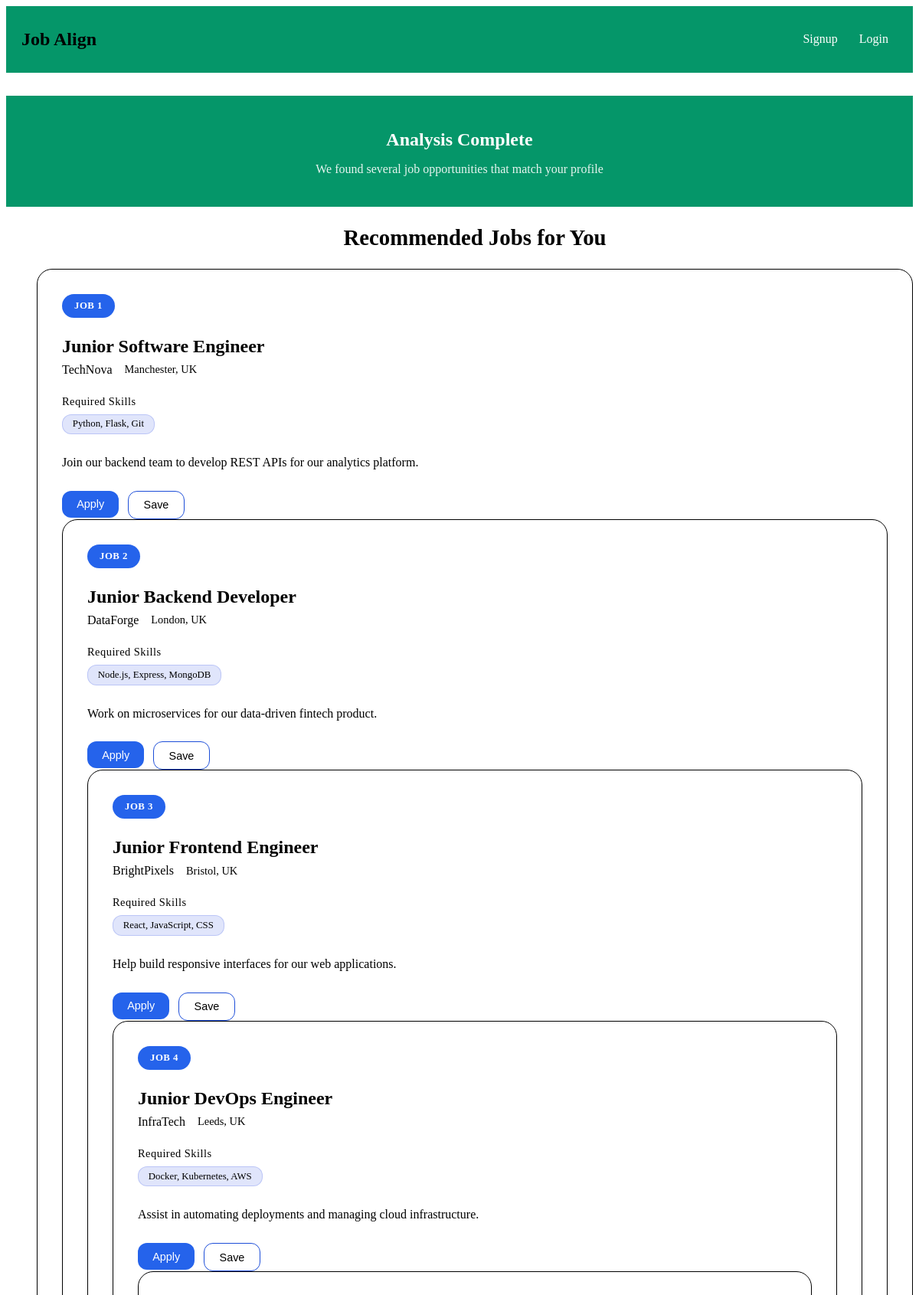
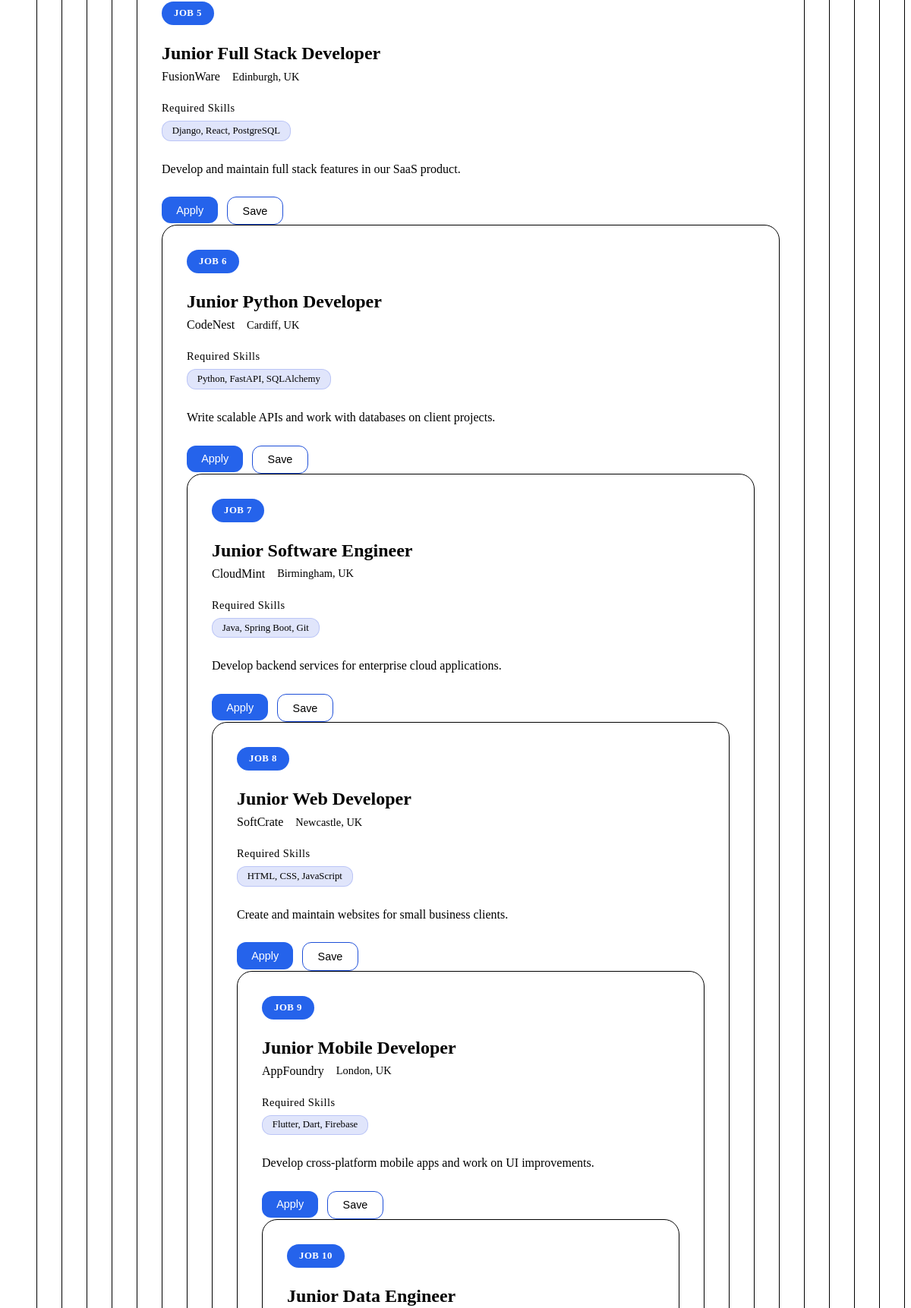
Screenshot of /search/job (upper part) with the database file from the repository (2 pictures, top to bottom).
### models.py (models this page shows)
class Job(db.Model):
    id = db.Column(db.Integer, primary_key=True)
    job_title = db.Column(db.String(150), nullable=False)
    location = db.Column(db.String(150), nullable=False)
    company = db.Column(db.String(150), nullable=False)
    description = db.Column(db.Text)
    skills = db.Column(db.String(300))
    apply = db.Column(db.String(300))

### search.py (the view)
@search.route('job', methods = ['GET','POST'])
def job_search():
    query = request.args.get('query','')
    results = []
    query = query.strip()
    if query:
        results = Job.query.filter(Job.job_title.ilike(f'%{query}%') |
                                  Job.location.ilike(f'%{query}%') |
                                  Job.company.ilike(f'%{query}%')).all()
    else:
        results = Job.query.all()
    return render_template('search.html', jobs = results)

### Templates/search.html (shortened to what this page needs)
{% extends 'base.html' %}
{% block head %}
    <link rel="stylesheet" href="{{ url_for('static', filename='style2.css') }}">
{% endblock %}
{% block body %}
<div class="main-section results-section" id="resultsSection">
    <div class="results-header">
        <h2>Analysis Complete</h2>
        <p>We found several job opportunities that match your profile</p>
    </div>
    <ul>
        <h2 class="section-title">Recommended Jobs for You</h2>
        <div class="jobs-grid">
            {% if jobs %}
                {% for job in jobs %}
                    <div class="job-card">
                        <div class="job-header">
                            <span class="job-badge">Job {{ loop.index }}</span>
                        </div>
                        <div class="job-title">{{ job.job_title }}</div>
                        <div class="company-info">
                            <div class="company-name">{{ job.company }}</div>
                            <div class="location">{{ job.location }}</div>
                        </div>
                        <div class="skills-container">
                            <div class="skills-label">Required Skills</div>
                            <div class="skills-list">
                                <span class="skill-tag">{{ job.skills }}</span>
                            </div>
                        </div>
                        <div class="job-description">{{ job.description }}</div>
                        <div class="job-actions">
                            <form action = '{{ job.apply }}' method = 'get'>
                                <button class="btn btn-primary" type = 'submit'>Apply</button>
                            </form>
                            <form action="{{ url_for('search.save_jobs') }}" method="post">
                                <button class="btn btn-secondary">Save</button>
                            </form>
                        </div>
                {% endfor %}
            {% endif %}
        </div>
    </ul>
{% endblock %}

### static/style2.css (style rules this page uses)
:root { --primary-blue: #2563eb; --primary-blue-dark: #1d4ed8; --primary-blue-light: #3b82f6; --secondary-blue: #1e40af; --accent-blue: #0ea5e9; --light-blue: #eff6ff; --navy-blue: #1e3a8a; --gray-50: #f8fafc; --gray-100: #f1f5f9; --gray-200: #e2e8f0; --gray-300: #cbd5e1; --gray-400: #94a3b8; --gray-500: #64748b; --gray-600: #475569; --gray-700: #334155; --gray-800: #1e293b; --gray-900: #0f172a; --white: #ffffff; --success-green: #059669; --warning-orange: #d97706; --shadow-sm: 0 1px 2px 0 rgb(0 0 0 / 0.05); --shadow-md: 0 4px 6px -1px rgb(0 0 0 / 0.1), 0 2px 4px -2px rgb(0 0 0 / 0.1); --shadow-lg: 0 10px 15px -3px rgb(0 0 0 / 0.1), 0 4px 6px -4px rgb(0 0 0 / 0.1); --shadow-xl: 0 20px 25px -5px rgb(0 0 0 / 0.1), 0 8px 10px -6px rgb(0 0 0 / 0.1); }
.results-header { background: var(--success-green); padding: 1.5rem 3rem; text-align: center; margin-top: 30px; }
.results-header h2 { color: var(--white); font-size: 1.5rem; font-weight: 600; margin-bottom: 0.25rem; }
.results-header p { color: rgba(255, 255, 255, 0.9); }
.section-title { font-size: 1.8rem; font-weight: 600; color: var(--text-primary); margin-bottom: 1.5rem; text-align: center; }
.jobs-grid { display: grid; gap: 1.5rem; margin-bottom: 2rem; }
.job-card { background: rgba(255, 255, 255, 0.08); backdrop-filter: blur(10px); border: 1px solid black; border-radius: 20px; padding: 2rem; transition: all 0.3s ease; position: relative; overflow: hidden; opacity: 1; }
.job-header { display: flex; justify-content: space-between; align-items: flex-start; margin-bottom: 1.5rem; }
.job-badge { background: var(--primary-blue); color: var(--white); padding: 0.5rem 1rem; border-radius: 20px; font-size: 0.8rem; font-weight: 600; text-transform: uppercase; letter-spacing: 0.5px; }
.job-title { font-size: 1.5rem; font-weight: 600; color: var(--text-secondary); margin-bottom: 0.5rem; }
.company-info { display: flex; align-items: center; gap: 1rem; margin-bottom: 1.5rem; }
.company-name { color: var(--text-primary); font-weight: 500; }
.location { color: var(--text-secondary); font-size: 0.9rem; }
.skills-container { margin-bottom: 1.5rem; }
.skills-label { color: var(--text-secondary); font-size: 0.9rem; margin-bottom: 0.5rem; letter-spacing: 0.5px; }
.skills-list { display: flex; flex-wrap: wrap; gap: 0.5rem; }
.skill-tag { background: rgba(102, 126, 234, 0.2); color: var(--text-primary); padding: 0.3rem 0.8rem; border-radius: 12px; font-size: 0.8rem; font-weight: 500; border: 1px solid rgba(102, 126, 234, 0.3); }
.job-description { color: var(--text-secondary); line-height: 1.6; margin-bottom: 1.5rem; }
.job-actions { display: flex; gap: 0.75rem; }
.btn { padding: 0.6rem 1.2rem; border-radius: 12px; font-size: 0.9rem; font-weight: 500; cursor: pointer; transition: all 0.3s ease; border: none; }
.btn-primary { background: var(--primary-blue); color: var(--white); }
.btn-secondary { background: rgba(255, 255, 255, 0.1); color: var(--text-primary); border: 1px solid var(--primary-blue-dark); }

### rows the page displays
Job: job_title "Junior Software Engineer", company "TechNova", location "Manchester, UK", skills "Python, Flask, Git", description "Join our backend team to develop REST APIs for our analytics platform."
Job: job_title "Junior Backend Developer", company "DataForge", location "London, UK", skills "Node.js, Express, MongoDB", description "Work on microservices for our data-driven fintech product."
Job: job_title "Junior Frontend Engineer", company "BrightPixels", location "Bristol, UK", skills "React, JavaScript, CSS", description "Help build responsive interfaces for our web applications."
Job: job_title "Junior DevOps Engineer", company "InfraTech", location "Leeds, UK", skills "Docker, Kubernetes, AWS", description "Assist in automating deployments and managing cloud infrastructure."
Job: job_title "Junior Full Stack Developer", company "FusionWare", location "Edinburgh, UK", skills "Django, React, PostgreSQL", description "Develop and maintain full stack features in our SaaS product."
Job: job_title "Junior Python Developer", company "CodeNest", location "Cardiff, UK", skills "Python, FastAPI, SQLAlchemy", description "Write scalable APIs and work with databases on client projects."
Job: job_title "Junior Software Engineer", company "CloudMint", location "Birmingham, UK", skills "Java, Spring Boot, Git", description "Develop backend services for enterprise cloud applications."
Job: job_title "Junior Web Developer", company "SoftCrate", location "Newcastle, UK", skills "HTML, CSS, JavaScript", description "Create and maintain websites for small business clients."
Job: job_title "Junior Mobile Developer", company "AppFoundry", location "London, UK", skills "Flutter, Dart, Firebase", description "Develop cross-platform mobile apps and work on UI improvements."
Job: job_title "Junior Data Engineer"
